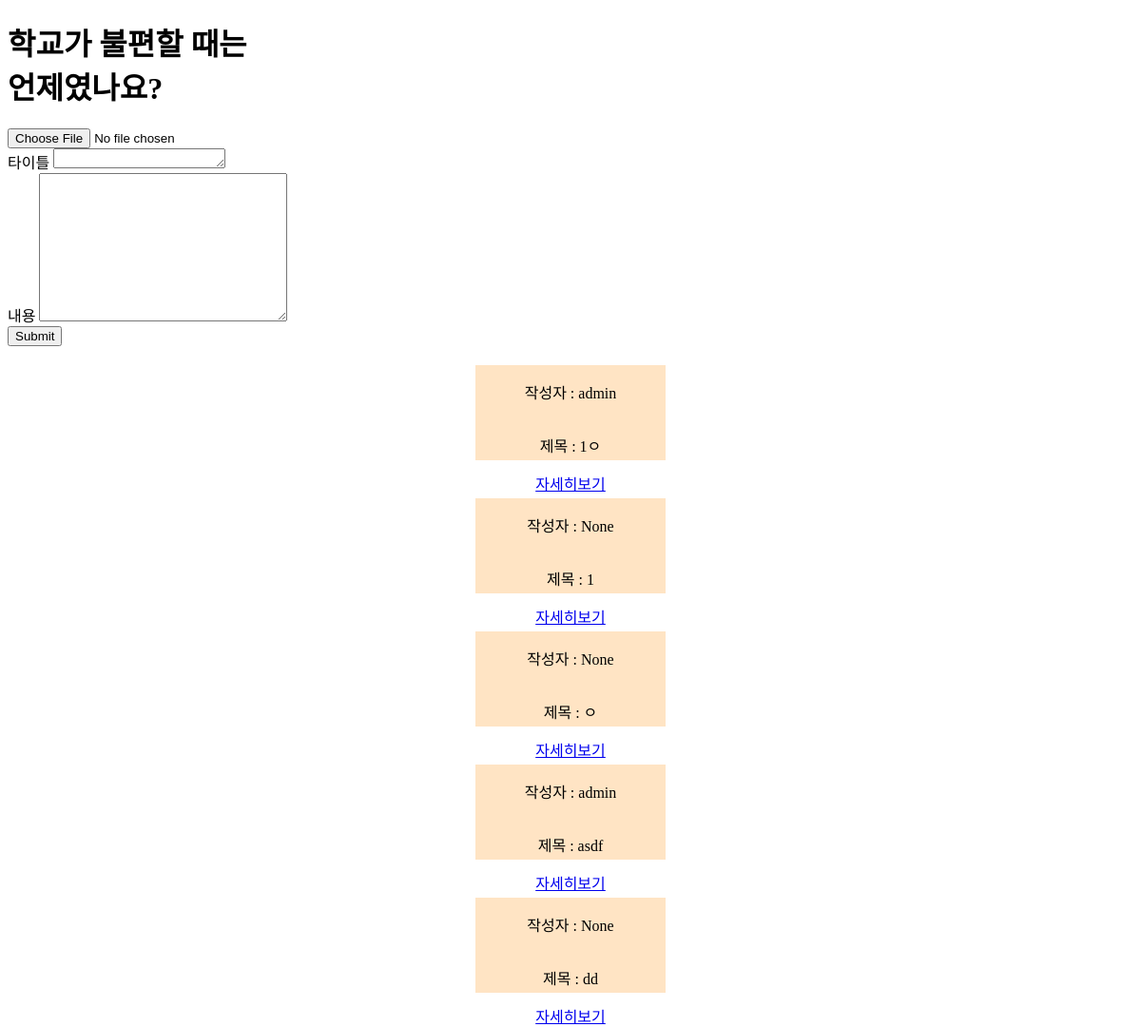
Before: / with the older database file.
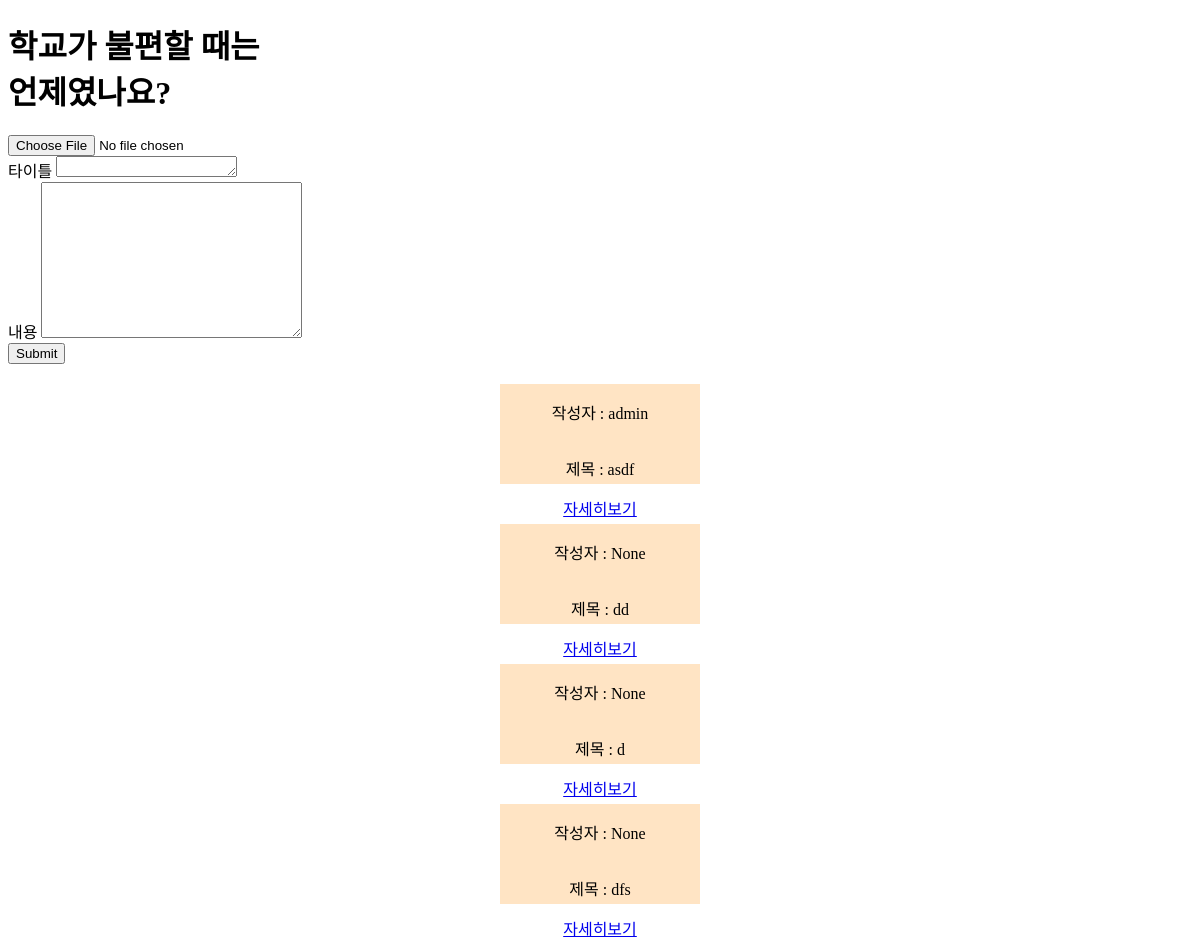
After: the same page with the newer database file.
### schoolBlog/models.py (models this page shows)
class Post(models.Model):
    writer = models.ForeignKey(to= User, on_delete=models.CASCADE, null=True, blank=True)
    title = models.CharField(max_length=200)
    content = models.TextField(verbose_name='내용')
    image = models.ImageField(verbose_name='이미지', null=True, blank=True)
    created_at = models.DateTimeField(verbose_name='작성일', auto_now_add=True)
    updated_at = models.DateTimeField(auto_now=True)

### schoolBlog/views.py (the view, shortened to what this page needs)
# urls.py: path('', index, name='index'),
def index(req):
    post_all = Post.objects.all()
    context = {
        'post_all': post_all
    }
    return render(req, 'index.html', context)

### schoolBlog/templates/index.html (shortened to what this page needs)
{% load static %}
<!DOCTYPE html>
<html lang="en">
<head>
    <link rel="stylesheet" href="{% static 'css/style.css' %}">
</head>
<body>
    <form action="{% url 'index' %}" method="POST" enctype="multipart/form-data">
        <h1>학교가 불편할 때는<br> 언제였나요?</h1>
        <div>
            <input type="file" name="image" accept="image/*" id="id_image">
        </div>
        <div>
            <label for="id_content">타이틀</label>
            <textarea name="title" id="id_content" cols="20" rows="1"></textarea>
        </div>
        <div>
            <label for="id_content">내용</label>
            <textarea name="content" id="id_content" cols="30" rows="10"></textarea>
        </div>
        <div>
            <input type="submit">
        </div>
        {% for post in post_all %}
        <div class="post-box">
            <div class="post-content">
                <p>작성자 : {{post.writer}}</p>
                <p>제목 : {{post.title}}</p>
                <a href="{% url 'post-detail' post.id %}">자세히보기</a>
            </div>
        </div>
        {% endfor %}
    </form>
</body>
</html>

### static/css/style.css (style rules this page uses)
.post-box { display: flex; justify-content: center; }
.post-content { display: flex; flex-direction: column; align-items: center; text-align: center; margin: 20px; width: 200px; height: 100px; background-color: bisque; }

Changed rows visible on the page:
removed Post: writer "admin", title "1ㅇ"
removed Post: writer "None", title "1"
removed Post: writer "None", title "ㅇ"
added Post: writer "None", title "d"
added Post: writer "None", title "dfs"
